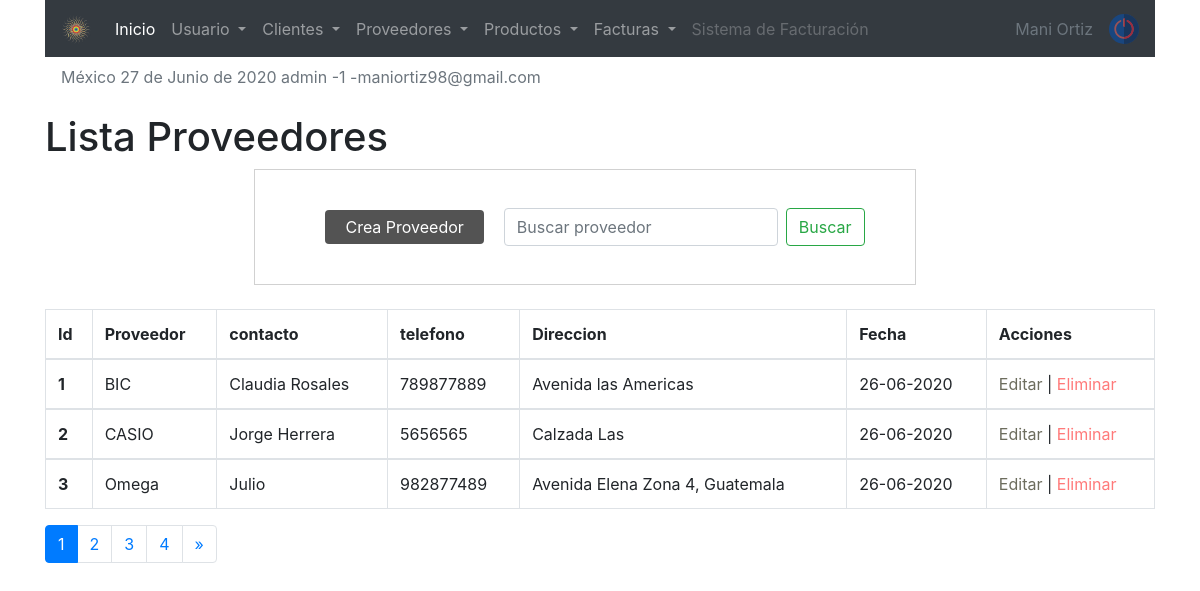
/sistema/lista_proveedor.php (signed in), run on the app's committed database.
### tables this page shows
CREATE TABLE `proveedor` (
  `codproveedor` int(11) NOT NULL,
  `proveedor` varchar(100) DEFAULT NULL,
  `contacto` varchar(100) DEFAULT NULL,
  `telefono` bigint(11) DEFAULT NULL,
  `direccion` text DEFAULT NULL,
  `date_add` datetime NOT NULL DEFAULT current_timestamp(),
  `idusuario` int(11) DEFAULT NULL,
  `estatus` int(11) NOT NULL DEFAULT 1
);

### sistema/lista_proveedor.php (the view, shortened to what this page needs)
<?php
include "../conexion.php"
?>
<!doctype html>
<html lang="en">
<link rel="stylesheet" href="css/style1.css">
  <head>
    <?php include "includes/scripts.php" ?>
  </head>
  <body>
  <?php include "includes/header.php" ?>
    <div class="container">
        <h1>Lista Proveedores </h1>
     <div class="container row">
     <form class="form-inline my-2 my-lg-0" action="buscar_proveedor.php" method="get">
     <a href="registro_proveedor.php" class="btn_new">Crea Proveedor</a>
      <input class="form-control mr-sm-2" type="search" placeholder="Buscar proveedor" aria-label="Search" name="busqueda" id="busqueda">
      <button class="btn btn-outline-success my-2 my-sm-0" type="submit" value="buscar">Buscar</button>
    </form>
    </div>
<br>
<div class="table-responsive">
            <table class="table table-bordered  table-responsive-xl">
            <thead>
                <tr>
                <th scope="col">Id</th>
                <th scope="col">Proveedor</th>
                <th scope="col">contacto</th>
                <th scope="col">telefono</th>
                <th scope="col">Direccion</th>
                <th scope="col">Fecha</th>
                <th scope="col">Acciones</th>
                </tr>
            </thead>
            <?php
            $sql_registe = mysqli_query($conection, "SELECT COUNT(*) as total_registro FROM proveedor WHERE estatus = 1 " );
            $result_register = mysqli_fetch_array($sql_registe);
			$total_registro = $result_register['total_registro'];
			$por_pagina = 3;
			if(empty($_GET['pagina']))
			{
				$pagina = 1;
			}else{
				$pagina = $_GET['pagina'];
			}
			$desde = ($pagina-1) * $por_pagina;
			$total_paginas = ceil($total_registro / $por_pagina);
            $query = mysqli_query($conection, "SELECT * FROM proveedor
                                                    WHERE estatus = 1 ORDER BY codproveedor ASC LIMIT $desde,$por_pagina " );
            $result = mysqli_num_rows($query);
            if($result > 0 ){
                while ($data = mysqli_fetch_array($query)){
                    $formato = 'Y-m-d H:i:s';
                    $fecha = DateTime::createFromFormat($formato, $data['date_add']);
            ?>
            <tbody>
                <tr>
                <th scope="row"><?php echo $data['codproveedor']; ?></th>
                <td><?php echo $data['proveedor']; ?></td>
                <td><?php echo $data['contacto']; ?></td>
                <td><?php echo $data['telefono']; ?></td>
                <td><?php echo $data['direccion']; ?></td>
                <td><?php echo $fecha->format('d-m-Y'); ?></td>
                <td>
                    <a href="editar_proveedor.php?id=<?php echo $data['codproveedor']; ?>" class="link_edit">Editar </a>
|
                    <a href="eliminar_confirmar_proveedor.php?id=<?php echo $data['codproveedor']; ?>" class="link_delete">Eliminar</a>
                </td>
                </tr>
            </tbody>
            <?php
        }
            }
            ?>
            </table>
            <nav aria-label="Page navigation example">
                <ul class="pagination">
                    <?php
                    for($i=1; $i <= $total_paginas ; $i++){
                        if($i == $pagina){
                            echo '<li class="page-item active"><a class="page-link" href="?pagina='.$i.'">'.$i.'</a></li>';
                        }else{
                            echo '<li class="page-item"><a class="page-link" href="?pagina='.$i.'">'.$i.'</a></li>';
                        }
                    }
                    if ($pagina != $total_paginas){
                    ?>
                    <li class="page-item">
                    <a class="page-link" href="?pagina=<?php echo $pagina + 1; ?>" aria-label="Next">
                        <span aria-hidden="true">&raquo;</span>
                    </a>
                    </li>
                <?php } ?>
                </ul>
            </nav>
    </div>
    </div>
   </body>
</html>

### sistema/css/style1.css (style rules this page uses)
form { margin: auto; padding: 20px 50px; border: 1px solid #d1d1d1; }
.btn_new { background: rgb(83, 83, 83); color: rgb(255, 255, 255); display: inline-block; padding: 5px 20px; border-radius: 4px; margin: 20px; }
.link_edit { color: rgb(109, 109, 94); }
.link_delete { color: rgb(255, 122, 122); }

### data on the page
proveedor: codproveedor "1", proveedor "BIC", contacto "Claudia Rosales", telefono "789877889", direccion "Avenida las Americas", date_add "26-06-2020"
proveedor: codproveedor "2", proveedor "CASIO", contacto "Jorge Herrera", telefono "5656565", direccion "Calzada Las", date_add "26-06-2020"
proveedor: codproveedor "3", proveedor "Omega", contacto "Julio", telefono "982877489", direccion "Avenida Elena Zona 4, Guatemala", date_add "26-06-2020"

### other printed values
fechaC() "27 de Junio de 2020"
$_SESSION['user'] "admin"
$_SESSION['rol'] "1"
$_SESSION['email'] "maniortiz98@gmail.com"
